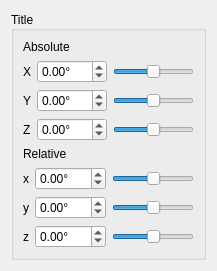
<?xml version="1.0" encoding="UTF-8"?>
<ui version="4.0">
 <class>RotationEditor</class>
 <widget class="QWidget" name="RotationEditor">
  <property name="geometry">
   <rect>
    <x>0</x>
    <y>0</y>
    <width>217</width>
    <height>255</height>
   </rect>
  </property>
  <property name="windowTitle">
   <string>Form</string>
  </property>
  <layout class="QVBoxLayout" name="verticalLayout_2">
   <item>
    <widget class="QGroupBox" name="m_groupBox">
     <property name="sizePolicy">
      <sizepolicy hsizetype="Expanding" vsizetype="Preferred">
       <horstretch>0</horstretch>
       <verstretch>0</verstretch>
      </sizepolicy>
     </property>
     <property name="minimumSize">
      <size>
       <width>100</width>
       <height>0</height>
      </size>
     </property>
     <property name="title">
      <string>Title</string>
     </property>
     <property name="alignment">
      <set>Qt::AlignLeading|Qt::AlignLeft|Qt::AlignVCenter</set>
     </property>
     <layout class="QVBoxLayout" name="verticalLayout">
      <item>
       <widget class="QLabel" name="label_absolute">
        <property name="text">
         <string>Absolute</string>
        </property>
       </widget>
      </item>
      <item>
       <layout class="QGridLayout" name="gridLayout_abs">
        <item row="2" column="0">
         <widget class="QLabel" name="m_label_y">
          <property name="text">
           <string>Y</string>
          </property>
         </widget>
        </item>
        <item row="3" column="2">
         <widget class="QSlider" name="m_slider_z">
          <property name="minimum">
           <number>-90</number>
          </property>
          <property name="maximum">
           <number>90</number>
          </property>
          <property name="orientation">
           <enum>Qt::Horizontal</enum>
          </property>
         </widget>
        </item>
        <item row="1" column="2">
         <widget class="QSlider" name="m_slider_x">
          <property name="minimum">
           <number>-180</number>
          </property>
          <property name="maximum">
           <number>180</number>
          </property>
          <property name="orientation">
           <enum>Qt::Horizontal</enum>
          </property>
         </widget>
        </item>
        <item row="2" column="2">
         <widget class="QSlider" name="m_slider_y">
          <property name="minimum">
           <number>-180</number>
          </property>
          <property name="maximum">
           <number>180</number>
          </property>
          <property name="orientation">
           <enum>Qt::Horizontal</enum>
          </property>
         </widget>
        </item>
        <item row="3" column="0">
         <widget class="QLabel" name="m_label_z">
          <property name="text">
           <string>Z</string>
          </property>
         </widget>
        </item>
        <item row="1" column="1">
         <widget class="QDoubleSpinBox" name="m_x">
          <property name="sizePolicy">
           <sizepolicy hsizetype="Expanding" vsizetype="Fixed">
            <horstretch>0</horstretch>
            <verstretch>0</verstretch>
           </sizepolicy>
          </property>
          <property name="keyboardTracking">
           <bool>false</bool>
          </property>
          <property name="suffix">
           <string>°</string>
          </property>
          <property name="decimals">
           <number>2</number>
          </property>
          <property name="minimum">
           <double>-180.000000000000000</double>
          </property>
          <property name="maximum">
           <double>180.000000000000000</double>
          </property>
         </widget>
        </item>
        <item row="1" column="0">
         <widget class="QLabel" name="m_label_x">
          <property name="text">
           <string>X</string>
          </property>
         </widget>
        </item>
        <item row="3" column="1">
         <widget class="QDoubleSpinBox" name="m_z">
          <property name="sizePolicy">
           <sizepolicy hsizetype="Expanding" vsizetype="Fixed">
            <horstretch>0</horstretch>
            <verstretch>0</verstretch>
           </sizepolicy>
          </property>
          <property name="keyboardTracking">
           <bool>false</bool>
          </property>
          <property name="suffix">
           <string>°</string>
          </property>
          <property name="decimals">
           <number>2</number>
          </property>
          <property name="minimum">
           <double>-90.000000000000000</double>
          </property>
          <property name="maximum">
           <double>90.000000000000000</double>
          </property>
         </widget>
        </item>
        <item row="2" column="1">
         <widget class="QDoubleSpinBox" name="m_y">
          <property name="sizePolicy">
           <sizepolicy hsizetype="Expanding" vsizetype="Fixed">
            <horstretch>0</horstretch>
            <verstretch>0</verstretch>
           </sizepolicy>
          </property>
          <property name="keyboardTracking">
           <bool>false</bool>
          </property>
          <property name="suffix">
           <string>°</string>
          </property>
          <property name="decimals">
           <number>2</number>
          </property>
          <property name="minimum">
           <double>-180.000000000000000</double>
          </property>
          <property name="maximum">
           <double>180.000000000000000</double>
          </property>
         </widget>
        </item>
       </layout>
      </item>
      <item>
       <widget class="QLabel" name="label_relative">
        <property name="text">
         <string>Relative</string>
        </property>
       </widget>
      </item>
      <item>
       <layout class="QGridLayout" name="gridLayout_rel">
        <item row="2" column="0">
         <widget class="QLabel" name="m_label_y_rel">
          <property name="text">
           <string>y</string>
          </property>
         </widget>
        </item>
        <item row="1" column="0">
         <widget class="QLabel" name="m_label_x_rel">
          <property name="text">
           <string>x</string>
          </property>
         </widget>
        </item>
        <item row="2" column="1">
         <widget class="QDoubleSpinBox" name="m_y_rel">
          <property name="sizePolicy">
           <sizepolicy hsizetype="Expanding" vsizetype="Fixed">
            <horstretch>0</horstretch>
            <verstretch>0</verstretch>
           </sizepolicy>
          </property>
          <property name="keyboardTracking">
           <bool>false</bool>
          </property>
          <property name="suffix">
           <string>°</string>
          </property>
          <property name="decimals">
           <number>2</number>
          </property>
          <property name="minimum">
           <double>-180.000000000000000</double>
          </property>
          <property name="maximum">
           <double>180.000000000000000</double>
          </property>
         </widget>
        </item>
        <item row="3" column="1">
         <widget class="QDoubleSpinBox" name="m_z_rel">
          <property name="sizePolicy">
           <sizepolicy hsizetype="Expanding" vsizetype="Fixed">
            <horstretch>0</horstretch>
            <verstretch>0</verstretch>
           </sizepolicy>
          </property>
          <property name="keyboardTracking">
           <bool>false</bool>
          </property>
          <property name="suffix">
           <string>°</string>
          </property>
          <property name="decimals">
           <number>2</number>
          </property>
          <property name="minimum">
           <double>-180.000000000000000</double>
          </property>
          <property name="maximum">
           <double>180.000000000000000</double>
          </property>
         </widget>
        </item>
        <item row="1" column="2">
         <widget class="QSlider" name="m_slider_x_rel">
          <property name="minimum">
           <number>-180</number>
          </property>
          <property name="maximum">
           <number>180</number>
          </property>
          <property name="orientation">
           <enum>Qt::Horizontal</enum>
          </property>
         </widget>
        </item>
        <item row="3" column="2">
         <widget class="QSlider" name="m_slider_z_rel">
          <property name="minimum">
           <number>-180</number>
          </property>
          <property name="maximum">
           <number>180</number>
          </property>
          <property name="orientation">
           <enum>Qt::Horizontal</enum>
          </property>
         </widget>
        </item>
        <item row="2" column="2">
         <widget class="QSlider" name="m_slider_y_rel">
          <property name="minimum">
           <number>-180</number>
          </property>
          <property name="maximum">
           <number>180</number>
          </property>
          <property name="orientation">
           <enum>Qt::Horizontal</enum>
          </property>
         </widget>
        </item>
        <item row="3" column="0">
         <widget class="QLabel" name="m_label_z_rel">
          <property name="text">
           <string>z</string>
          </property>
         </widget>
        </item>
        <item row="1" column="1">
         <widget class="QDoubleSpinBox" name="m_x_rel">
          <property name="sizePolicy">
           <sizepolicy hsizetype="Expanding" vsizetype="Fixed">
            <horstretch>0</horstretch>
            <verstretch>0</verstretch>
           </sizepolicy>
          </property>
          <property name="keyboardTracking">
           <bool>false</bool>
          </property>
          <property name="suffix">
           <string>°</string>
          </property>
          <property name="decimals">
           <number>2</number>
          </property>
          <property name="minimum">
           <double>-180.000000000000000</double>
          </property>
          <property name="maximum">
           <double>180.000000000000000</double>
          </property>
         </widget>
        </item>
       </layout>
      </item>
     </layout>
    </widget>
   </item>
   <item>
    <spacer name="verticalSpacer">
     <property name="orientation">
      <enum>Qt::Vertical</enum>
     </property>
     <property name="sizeHint" stdset="0">
      <size>
       <width>20</width>
       <height>64</height>
      </size>
     </property>
    </spacer>
   </item>
  </layout>
 </widget>
 <resources/>
 <connections/>
</ui>
